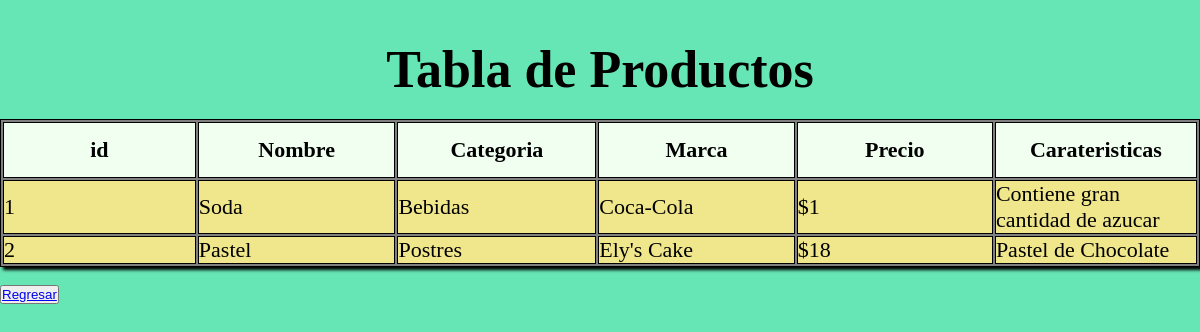
Page /sem11/producto.php on the committed database.
### tables this page shows
CREATE TABLE `productos` (
  `id_producto` int(3) NOT NULL,
  `name_producto` varchar(20) NOT NULL,
  `name_categoria` varchar(20) NOT NULL,
  `name_marca` varchar(20) NOT NULL,
  `precio` int(11) NOT NULL,
  `caracteristicas` varchar(50) NOT NULL
);

### sem11/producto.php (the view, shortened to what this page needs)
<?php
include 'sub/conexion.php';
$sentencia = $connect->query("SELECT * FROM productos;");
$marca= $sentencia->fetchAll(PDO::FETCH_OBJ);
?>
<!DOCTYPE html>
<html lang="es">
<head>
    <link rel="stylesheet" href="css.css">
</head>
<body>
    <center>
        <div class="container">
        <h3 class="tt">Tabla de Productos</h3>
    <table class="tb">
<thead>
<th class="uno">id</th>
<th class="uno">Nombre</th>
<th class="uno">Categoria</th>
<th class="uno">Marca</th>
<th class="uno">Precio</th>
<th class="uno">Carateristicas</th>
</thead>
<?php
foreach ($marca as $dato){
?>
<tr>
    <td><?php echo $dato->id_producto ?></td>
    <td><?php echo $dato->name_producto ?></td>
    <td><?php echo $dato->name_categoria ?></td>
    <td><?php echo $dato->name_marca ?></td>
    <td><?php echo "$".$dato->precio ?></td>
    <td><?php echo $dato->caracteristicas ?></td>
</tr>
<?php
}
?>
</table>
        </div>
    </center>
    <br>
    <button class="btn"><a href="index.php">Regresar</a></button>
</body>
</html>

### sem11/css.css (style rules this page uses)
* { margin: 0; padding:0; }
body { background-color: rgb(102, 230, 181); }
.container { margin-top: 40px; }
.tt { width: 80%; font-size: 52px; margin-bottom: 20px; }
.tb { background-color: grey; border: 1px solid black; box-shadow: 3px 3px 3px ; }
.uno { border: 1px solid black; width: 180px; height: 30px; padding: 12px; background-color: honeydew; font-size: 22px; }
table td { border: 0.5px solid black; background-color: khaki; width: 20px; font-size: 22px; }

### rows in the picture
productos: id_producto "1", name_producto "Soda", name_categoria "Bebidas", name_marca "Coca-Cola", precio "1", caracteristicas "Contiene gran cantidad de azucar"
productos: id_producto "2", name_producto "Pastel", name_categoria "Postres", name_marca "Ely's Cake", precio "18", caracteristicas "Pastel de Chocolate"
